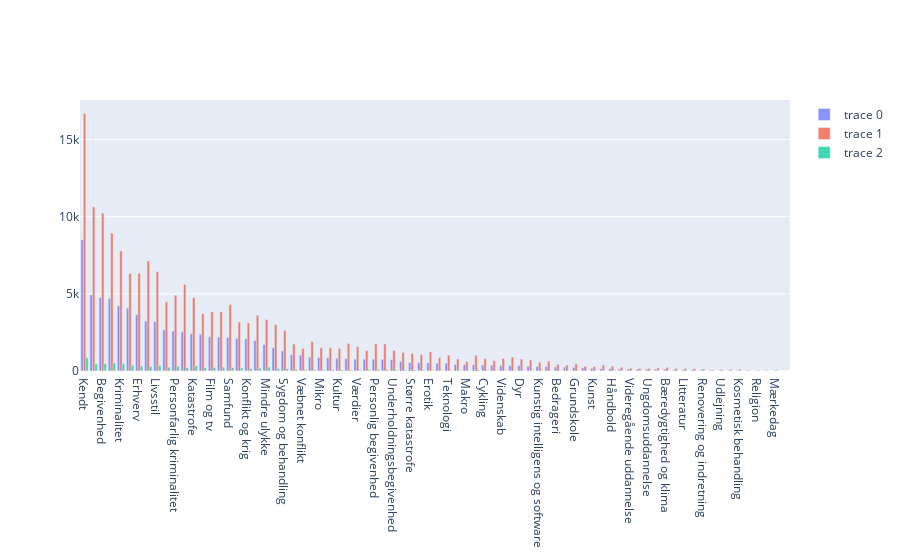

Notebook code cell kept with this figure:
### Markdown cell above
### Topic

### Code cell
## Subset based on those entries
## populate the counts for the traces


fig = go.Figure()

devices = [d for d in df['device_type'].unique()]

# Get all the unique topics
unique_topics = []
for i in df.index:
    for j in range(0, len(df['topics'][i])):
        tmp = df['topics'][i][j]
        if tmp not in unique_topics:
            unique_topics.append(tmp)


unique_topics = sorted(unique_topics)



fig = go.Figure()
# Iterate through each device 
for d in devices:
    # Find the subset of the data with that device
    tmp_df = df[df['device_type'] == d]

    # Create a dict object with 0 counts for all topics
    device_topic_freq = {k:0 for k in unique_topics}
    for i in tmp_df.index:
        for j in range(0, len(df['topics'][i])):
            # Find that index
            tmp_topic = df['topics'][i][j]

            # Enumerate
            device_topic_freq[tmp_topic] += 1
    
    device_topic_freq = dict(sorted(device_topic_freq.items(), key = lambda kv: kv[1], reverse= True))
    #print(device_topic_freq)
        
    fig.add_trace(go.Bar(x= [x for x in device_topic_freq.keys()], y = [y for y in device_topic_freq.values()], textfont_size=20))



# Overlay both histograms
#fig.update_layout(barmode='overlay')
# Reduce opacity to see both histograms
fig.update_traces(opacity=0.75)
fig.show()

### Figure 1 — Plotly figure (JSON) as saved in the notebook; plotly's stock layout.template omitted (floating-point values rounded to 4 significant figures)
{"data": [{"opacity": 0.75, "textfont": {"size": 20}, "type": "bar", "x": ["Kendt", "Sport", "Begivenhed", "Underholdning", "Kriminalitet", "Politik", "Erhverv", "Sportsbegivenhed", "Livsstil", "Økonomi", "Personfarlig kriminalitet", "Fodbold", "Katastrofe", "International politik", "Film og tv", "Transportmiddel", "Samfund", "National politik", "Konflikt og krig", "Privat virksomhed", "Mindre ulykke", "Sundhed", "Sygdom og behandling", "Ansættelsesforhold", "Væbnet konflikt", "Musik og lyd", "Mikro", "Bil", "Kultur", "Ketcher- og batsport", "Værdier", "Større transportmiddel", "Personlig begivenhed", "Partnerskab", "Underholdningsbegivenhed", "Krop og velvære", "Større katastrofe", "Uddannelse", "Erotik", "Bolig", "Teknologi", "Vejr", "Makro", "Familieliv", "Cykling", "Mad og drikke", "Videnskab", "Reality", "Dyr", "Naturvidenskab", "Kunstig intelligens og software", "Rejse", "Bedrageri", "Køb og salg", "Grundskole", "Motorsport", "Kunst", "Bandekriminalitet", "Håndbold", "Mindre transportmiddel", "Videregående uddannelse", "Byliv", "Ungdomsuddannelse", "Offentlig instans", "Bæredygtighed og klima", "Forbrugerelektronik", "Litteratur", "Offentlig transport", "Renovering og indretning", "Fritid", "Udlejning", "Samfundsvidenskab og humaniora", "Kosmetisk behandling", "Tendenser", "Religion", "Terror", "Mærkedag", "Museum og seværdighed"], "y": [8494, 4942, 4766, 4705, 4223, 4077, 3646, 3246, 3196, 2663, 2594, 2536, 2409, 2379, 2217, 2184, 2171, 2111, 2090, 1969, 1716, 1501, 1306, 1050, 1035, 891, 869, 858, 836, 803, 770, 769, 766, 759, 744, 621, 542, 538, 534, 508, 506, 420, 413, 401, 393, 379, 358, 357, 354, 300, 293, 284, 256, 251, 229, 200, 169, 154, 148, 126, 122, 121, 114, 111, 107, 75, 75, 73, 67, 50, 44, 37, 36, 30, 29, 29, 26, 0]}, {"opacity": 0.75, "textfont": {"size": 20}, "type": "bar", "x": ["Kendt", "Sport", "Begivenhed", "Underholdning", "Kriminalitet", "Sportsbegivenhed", "Livsstil", "Erhverv", "Politik", "Fodbold", "Personfarlig kriminalitet", "Katastrofe", "Økonomi", "Samfund", "Transportmiddel", "Film og tv", "International politik", "Privat virksomhed", "Mindre ulykke", "National politik", "Konflikt og krig", "Sundhed", "Sygdom og behandling", "Musik og lyd", "Ketcher- og batsport", "Personlig begivenhed", "Partnerskab", "Ansættelsesforhold", "Værdier", "Bil", "Mikro", "Kultur", "Væbnet konflikt", "Underholdningsbegivenhed", "Større transportmiddel", "Erotik", "Krop og velvære", "Større katastrofe", "Uddannelse", "Teknologi", "Familieliv", "Reality", "Bolig", "Videnskab", "Cykling", "Dyr", "Vejr", "Naturvidenskab", "Mad og drikke", "Rejse", "Makro", "Kunstig intelligens og software", "Grundskole", "Bedrageri", "Bandekriminalitet", "Køb og salg", "Håndbold", "Motorsport", "Kunst", "Mindre transportmiddel", "Bæredygtighed og klima", "Offentlig instans", "Videregående uddannelse", "Forbrugerelektronik", "Litteratur", "Byliv", "Ungdomsuddannelse", "Offentlig transport", "Renovering og indretning", "Kosmetisk behandling", "Samfundsvidenskab og humaniora", "Udlejning", "Fritid", "Tendenser", "Mærkedag", "Religion", "Terror", "Museum og seværdighed"], "y": [16683, 10635, 10221, 8941, 7787, 7129, 6442, 6324, 6321, 5611, 4913, 4760, 4474, 4299, 3839, 3835, 3701, 3614, 3334, 3173, 3114, 3009, 2627, 1906, 1788, 1755, 1751, 1746, 1582, 1511, 1509, 1471, 1462, 1334, 1314, 1242, 1205, 1140, 1069, 1023, 1018, 898, 867, 807, 806, 778, 778, 715, 673, 643, 620, 569, 471, 432, 390, 376, 322, 305, 278, 243, 234, 207, 191, 179, 171, 167, 165, 151, 129, 109, 88, 82, 63, 61, 51, 47, 35, 0]}, {"opacity": 0.75, "textfont": {"size": 20}, "type": "bar", "x": ["Kendt", "Underholdning", "Kriminalitet", "Begivenhed", "Sport", "Politik", "Livsstil", "Katastrofe", "Erhverv", "Personfarlig kriminalitet", "Sportsbegivenhed", "Transportmiddel", "Mindre ulykke", "Økonomi", "Samfund", "Film og tv", "Fodbold", "International politik", "National politik", "Privat virksomhed", "Konflikt og krig", "Sundhed", "Sygdom og behandling", "Personlig begivenhed", "Musik og lyd", "Ansættelsesforhold", "Større transportmiddel", "Bil", "Kultur", "Partnerskab", "Mikro", "Væbnet konflikt", "Værdier", "Underholdningsbegivenhed", "Ketcher- og batsport", "Større katastrofe", "Familieliv", "Krop og velvære", "Uddannelse", "Teknologi", "Dyr", "Cykling", "Videnskab", "Erotik", "Reality", "Bolig", "Mad og drikke", "Vejr", "Naturvidenskab", "Rejse", "Grundskole", "Kunstig intelligens og software", "Makro", "Bedrageri", "Køb og salg", "Bandekriminalitet", "Håndbold", "Byliv", "Litteratur", "Kunst", "Mindre transportmiddel", "Ungdomsuddannelse", "Forbrugerelektronik", "Videregående uddannelse", "Bæredygtighed og klima", "Offentlig instans", "Offentlig transport", "Motorsport", "Udlejning", "Fritid", "Kosmetisk behandling", "Samfundsvidenskab og humaniora", "Mærkedag", "Religion", "Tendenser", "Museum og seværdighed", "Renovering og indretning", "Terror"], "y": [862, 513, 480, 473, 446, 364, 345, 333, 325, 307, 302, 251, 249, 247, 222, 219, 218, 215, 189, 182, 166, 152, 138, 107, 100, 91, 90, 89, 84, 84, 78, 77, 73, 72, 69, 65, 62, 62, 61, 53, 49, 47, 47, 46, 45, 43, 43, 42, 38, 36, 29, 28, 28, 26, 26, 21, 15, 13, 13, 12, 12, 12, 11, 11, 10, 9, 8, 7, 6, 5, 5, 5, 4, 4, 2, 1, 1, 1]}], "layout": {}}
